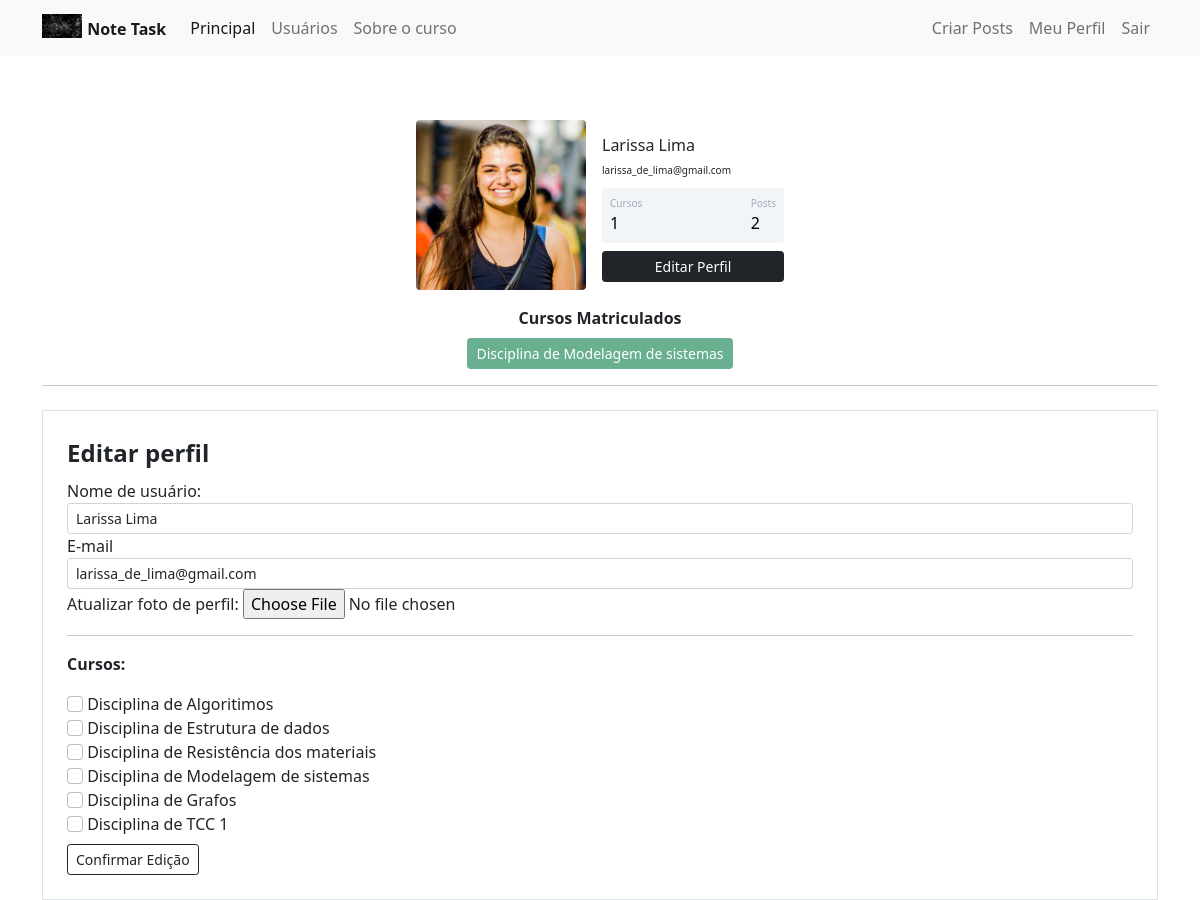
The page /my_profile/edit_profile (signed in) on the database its author committed.
### general_system/models.py (models this page shows)
class Usuario(data_base.Model, UserMixin):
    id = data_base.Column(data_base.Integer, primary_key=True)
    username = data_base.Column(data_base.String, nullable=False)
    email = data_base.Column(data_base.String, nullable=False, unique=True)
    password = data_base.Column(data_base.String, nullable=False)
    perf_photo = data_base.Column(data_base.String, default='default.jpg')
    posts = data_base.relationship('Post', backref='autor', lazy=True)
    courses = data_base.Column(data_base.String, nullable=False, default='')
    def count_posts(self):
        return len(self.posts)

### general_system/routes.py (the view)
@app.route("/my_profile/edit_profile", methods=['GET', 'POST'])
@login_required
def edit_profile():
    form_profile = FormEditProfile()
    image_id = url_for('static', filename='image_id_user/{}'.format(current_user.perf_photo))
    if form_profile.validate_on_submit():
        current_user.username = form_profile.username.data
        current_user.email = form_profile.email.data
        if form_profile.photo_profile.data:
            name_file = save_image_profile(form_profile.photo_profile.data)
            current_user.perf_photo = name_file
        current_user.courses = current_courses(form_profile)
        data_base.session.commit()
        flash(f'Edição feita com sucesso!', 'alert-success')
        return redirect(url_for('my_profile'))
    elif request.method == 'GET':
        form_profile.username.data = current_user.username
        form_profile.email.data = current_user.email
    return render_template('edit_profile.html', image_id=image_id, form_profile=form_profile)

### general_system/forms.py (shortened to what this page needs)
class FormEditProfile(FlaskForm):
    username = StringField('Nome de usuário:', validators=[DataRequired()])
    email = StringField('E-mail', validators=[DataRequired(), Email()])
    error_message = 'Extensão inválida, insira com jpeg, jpg, jfif ou png.'
    photo_profile = FileField('Atualizar foto de perfil: ', validators=[FileAllowed(['jpg', 'png', 'jpeg', 'jfif' ],
                                                                                    message=error_message)])
    course_algorithms = BooleanField('Disciplina de Algoritimos')
    course_data_struct = BooleanField('Disciplina de Estrutura de dados')
    course_resistance_materials = BooleanField('Disciplina de Resistência dos materiais')
    course_modeling_system = BooleanField('Disciplina de Modelagem de sistemas')
    course_graphs = BooleanField('Disciplina de Grafos')
    course_conclusion_course = BooleanField('Disciplina de TCC 1')
    button_submit_edit_profile = SubmitField('Confirmar Edição')

### general_system/models.py (called while the page is built)
@login_manager.user_loader
def load_user(id_user):
    return Usuario.query.get(int(id_user))

### general_system/templates/edit_profile.html (shortened to what this page needs)
{% extends 'my_profile.html' %}
{% block form_edit_profile%}
    <div class="container">
        <hr>
        <div class="row">
            <div class="col">
                <form method="POST" action="" class="border p-4 mt-2" enctype="multipart/form-data">
                    <legend><strong>Editar perfil</strong></legend>
                    <fieldset>
                        <div class = 'form-group'>
                            {{form_profile.username.label (class="form-control-label")}}
                            {% if form_profile.username.errors %}
                            {{form_profile.username (class="form-control form-control-sm is-invalid mt-0.5 ")}}
                            <div class="invalid-feedback">
                                {% for error in form_profile.username.errors %}
                                    {{ error }}
                                {% endfor %}
                            </div>
                            {% else %}
                                {{form_profile.username (class="form-control form-control-sm mt-0.5 ")}}
                            {% endif %}
                        </div>
                        <div class = 'form-group'>
                            {{form_profile.email.label (class="form-control-label")}}
                            {% if form_profile.email.errors %}
                            {{form_profile.email (class="form-control form-control-sm is-invalid mt-0.5 ")}}
                            <div class="invalid-feedback">
                                {% for error in form_profile.email.errors %}
                                    {{ error }}
                                {% endfor %}
                            </div>
                            {% else %}
                                {{form_profile.email (class="form-control form-control-sm mt-0.5 ")}}
                            {% endif %}
                        </div>
                        <div class="form-group">
                            {{ form_profile.photo_profile.label }}
                            {{ form_profile.photo_profile(class="form-control-file") }}
                        </div>
                        <hr>
                        <p><strong> Cursos: </strong></p>
                        {% for field_form in form_profile%}
                            {% if 'course_' in field_form.name %}
                                <div class = 'form-group'>
                                    {{field_form(class="form-check-input")}}
                                    {{field_form.label(class="form-check-label")}}
                                </div>
                            {% endif %}
                        {% endfor %}
                    </fieldset>
                    {{form_profile.button_submit_edit_profile (class="btn btn-outline-dark btn-sm mt-2")}}
                </form>
            </div>
        </div>
    </div>
{% endblock %}

### general_system/templates/my_profile.html
{% extends 'base.html' %}
{% block bory %}
    <div class="container mt-5 d-flex justify-content-center">
        <div class="card p-3">
            <div class="d-flex align-items-center">
                <div class="image pe-3"> <img src="{{image_id}}" class="rounded" width="170"> </div>
                <div class="ml-3 w-100">
                    <h4 class="mb-0 mt-0"><font size="3">{{current_user.username}}</font></h4> <span><font size="1">{{current_user.email}}</font></span>
                    <div class="p-2 mt-2 bg-primary d-flex justify-content-between rounded text-white stats">
                        {% if 'Não Informado' in current_user.courses or current_user.courses == '' %}
                            <div class="d-flex flex-column"> <span class="articles">Cursos</span> <span class="number1">0</span> </div>
                        {% else %}
                            <div class="d-flex flex-column"> <span class="articles">Cursos</span> <span class="number1">{{current_user.courses.count(';') + 1}}</span> </div>
                        {% endif %}
                        <div class="d-flex flex-column"> <span class="rating">Posts</span> <span class="number3">{{current_user.count_posts()}}</span> </div>
                    </div>
                    <div class="button mt-2 d-flex flex-row align-items-center">
                        <a class="w-100" href="{{ url_for('edit_profile') }}">
                            <button class="btn btn-sm btn-dark w-100 ml-2">Editar Perfil</button>
                        </a>
                    </div>
                </div>
            </div>
        </div>
    </div>
    <div class="row justify-content-center">
        <div class="col col-4" style="text-align: center">
            <strong>Cursos Matriculados</strong><br>
            {% if 'Não Informado' in current_user.courses or current_user.courses == '' %}
                <button type="button" class="btn btn-sm btn-danger mt-2" disabled>Usuário não matriculado em algum curso.</button>
            {% else %}
                {% for course in current_user.courses.split(';') %}
                     <button type="button" class="btn btn-sm btn-success mt-2" disabled>{{ course }}</button>
                {% endfor %}
            {% endif %}
        </div>
    </div>
{% block form_edit_profile%}
{% endblock %}
{% endblock %}

### general_system/static/main.css (style rules this page uses)
.card { width: 400px; border: none; border-radius: 10px; background-color: #fff }
.stats { background: #f2f5f8 !important; color: #000 !important }
.articles { font-size: 10px; color: #a1aab9 }
.number1 { font-weight: 500 }
.rating { font-size: 10px; color: #a1aab9 }
.number3 { font-weight: 500 }

### rows shown on the page
Usuario: username "Larissa Lima", email "larissa_de_lima@gmail.com", courses "1", courses "Disciplina de Modelagem de sistemas"

### other values the page prints
{{ current_user.count_posts() }} "2"
{{ field_form.label(class="form-check-label") }} "Disciplina de Algoritimos" "Disciplina de Estrutura de dados" "Disciplina de Resistência dos materiais" "Disciplina de Modelagem de sistemas" "Disciplina de Grafos" "Disciplina de TCC 1"
